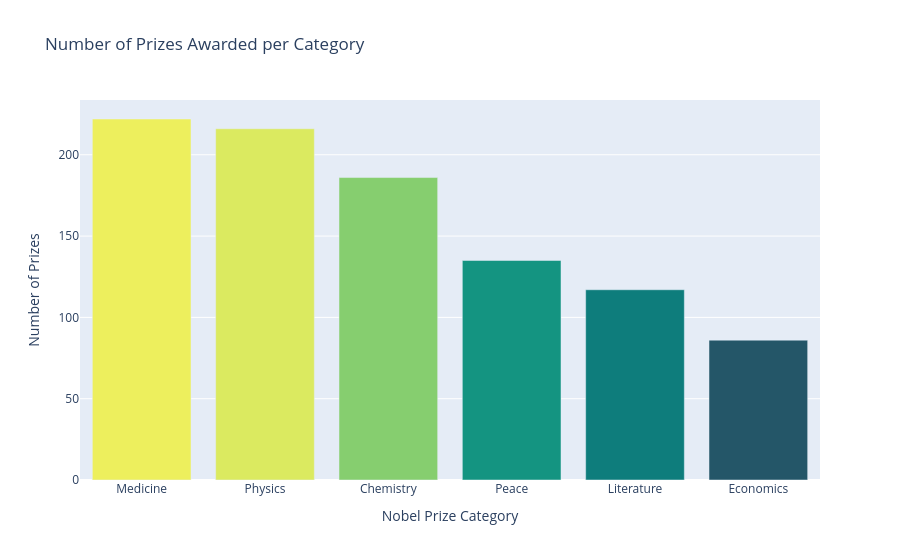

Here is the notebook cell this chart was saved with:
### Markdown cell above
# Number of Prizes per Category

**Challenge**: 
* In how many categories are prizes awarded? 
* Create a plotly bar chart with the number of prizes awarded by category. 
* Use the color scale called `Aggrnyl` to colour the chart, but don't show a color axis.
* Which category has the most number of prizes awarded? 
* Which category has the fewest number of prizes awarded?

### Code cell
prize_per_category = df_data['category'].value_counts()
v_bar = px.bar(x=prize_per_category.index, y=prize_per_category.values,color=prize_per_category.values,color_continuous_scale='Aggrnyl',title='Number of Prizes Awarded per Category')
v_bar.update_layout(xaxis_title='Nobel Prize Category', coloraxis_showscale=False,yaxis_title='Number of Prizes')
v_bar.show()

### Figure 1 — Plotly figure (JSON) as saved in the notebook; plotly's stock layout.template omitted (floating-point values rounded to 4 significant figures)
{"data": [{"hovertemplate": "x=%{x}<br>y=%{y}<br>color=%{marker.color}<extra></extra>", "legendgroup": "", "marker": {"color": [222, 216, 186, 135, 117, 86], "coloraxis": "coloraxis", "pattern": {"shape": ""}}, "name": "", "orientation": "v", "showlegend": false, "textposition": "auto", "type": "bar", "x": ["Medicine", "Physics", "Chemistry", "Peace", "Literature", "Economics"], "xaxis": "x", "y": [222, 216, 186, 135, 117, 86], "yaxis": "y"}], "layout": {"barmode": "relative", "coloraxis": {"autocolorscale": false, "colorbar": {"title": {"text": "color"}}, "colorscale": [[0, "rgb(36, 86, 104)"], [0.1667, "rgb(15, 114, 121)"], [0.3333, "rgb(13, 143, 129)"], [0.5, "rgb(57, 171, 126)"], [0.6667, "rgb(110, 197, 116)"], [0.8333, "rgb(169, 220, 103)"], [1, "rgb(237, 239, 93)"]], "showscale": false}, "legend": {"tracegroupgap": 0}, "title": {"text": "Number of Prizes Awarded per Category"}, "xaxis": {"anchor": "y", "domain": [0, 1], "title": {"text": "Nobel Prize Category"}}, "yaxis": {"anchor": "x", "domain": [0, 1], "title": {"text": "Number of Prizes"}}}}
